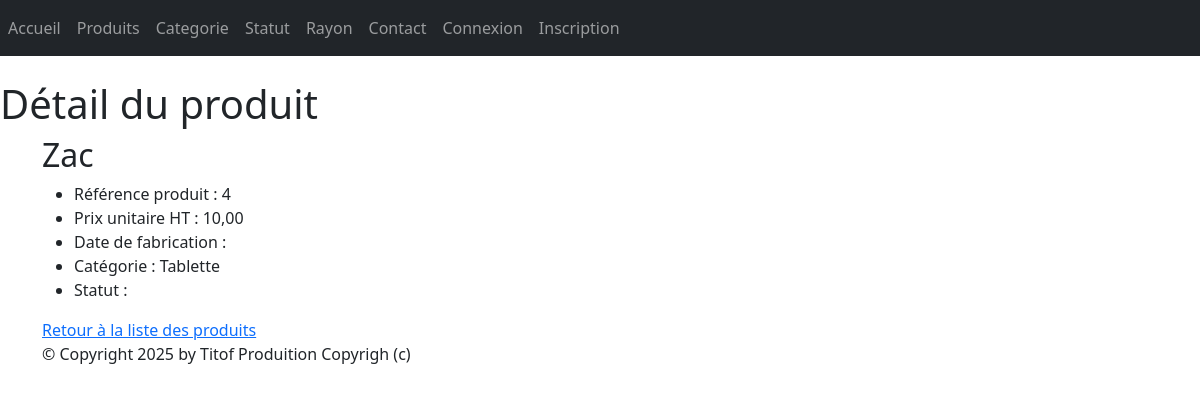
Page /monApp/produit/4/ on the committed database.
### monApp/models.py (models this page shows, shortened)
class Produit(models.Model):
    refProd = models.AutoField(primary_key=True)
    intituleProd = models.CharField(max_length=200)
    prixUnitaireProd = models.DecimalField(max_digits=10, decimal_places=2)
    dateProd = models.DateField(auto_now=True)
    categorie = models.ForeignKey(Categorie, on_delete=models.CASCADE, related_name="produits",null=True, blank=True)
    statutProd = models.ForeignKey(Statut, on_delete=models.CASCADE, related_name="produitStatut",null=True, blank=True)

class Categorie(models.Model):
    idCat = models.AutoField(primary_key=True)
    nomCat = models.CharField(max_length=100)
    def __str__(self):
        return self.nomCat

### monApp/views.py (the view)
# urls.py: path("produit/<pk>/" ,views.ProduitDetailView.as_view(), name="dtl_prdt"),
class ProduitDetailView(DetailView):
    model = Produit
    template_name = "monApp/detail_produit.html"
    context_object_name = "prdt"
    def get_context_data(self, **kwargs):
        context = super(ProduitDetailView, self).get_context_data(**kwargs)
        context['titremenu'] = "Détail du produit"
        return context

### monApp/templates/monApp/detail_produit.html
{% extends 'monApp/base.html' %}
{% block menu %}
    <h1>{{titremenu}}</h1>
{% endblock %}
{% block contenu %}
<h2>{{ prdt.intituleProd }}</h2>
<ul>
    <li>Référence produit : {{prdt.refProd }} </li>
    <li>Prix unitaire HT : {{ prdt.prixUnitaireProd }} </li>
    <li>Date de fabrication : {{ prdt.dateFabProd }} </li>
    <li>Catégorie : {{ prdt.categorie }} </li>
    <li>Statut : {{ prdt.status }}</li>
</ul>
<a href="{% url 'lst_prdts' %}">Retour à la liste des produits</a>
{% endblock %}

### static/style.css (style rules this page uses)
h1 { color: red }

### rows in the picture
Produit: intituleProd "Zac", refProd "4", prixUnitaireProd "10,00", categorie "Tablette"

### other values in the picture
{{ titremenu }} "Détail du produit"
